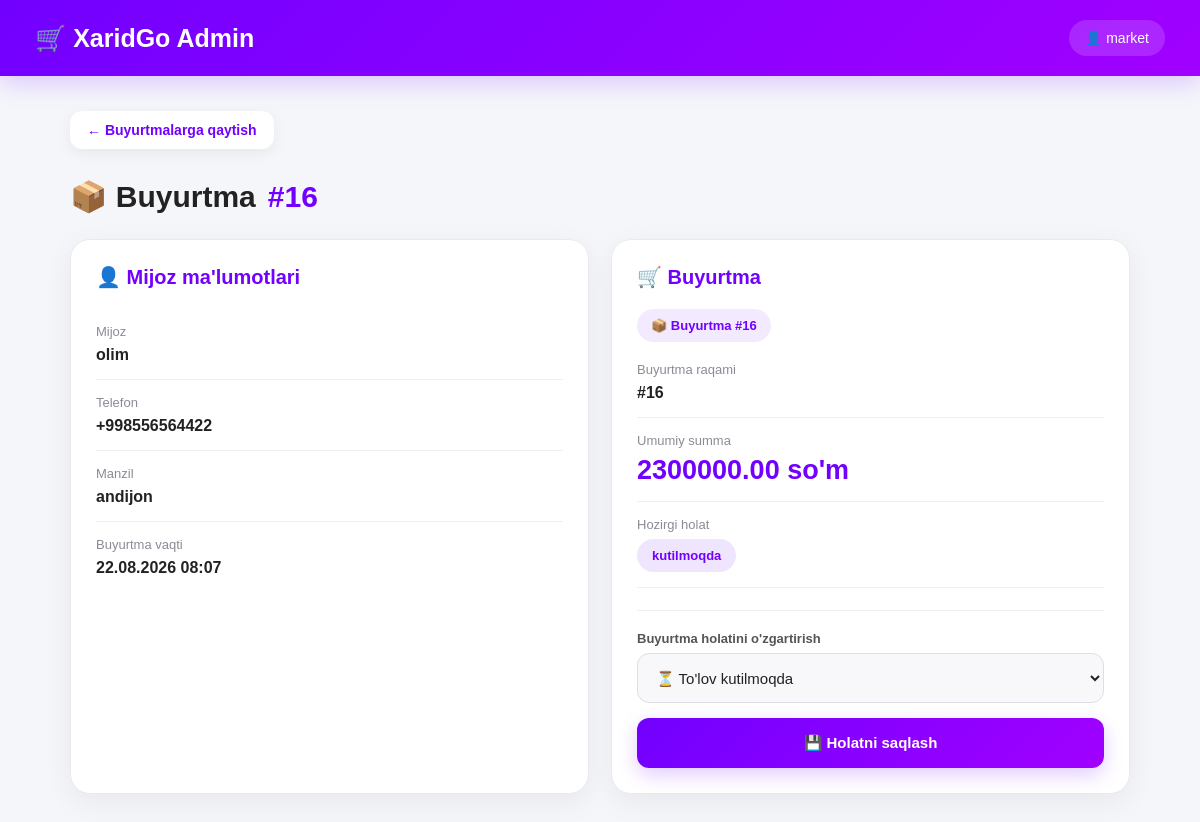
/admin-panel/orders/16/ (signed in), run on the app's committed database.
### Xaridapp/models.py (models this page shows, shortened)
class Order(models.Model):
    STATUS_CHOICES = [
        ("Kutilmoqda", "⏳ To'lov kutilmoqda"),
        ("To'langan", "✅ To'langan"),
        ("Qabul qilindi", "📦 Qabul qilindi"),
        ("Yuborildi", "🚚 Yuborildi"),
        ("Yetkazildi", "🎉 Yetkazildi"),
        ("Bekor qilindi", "❌ Bekor qilindi"),
    ]
    user = models.ForeignKey(
        settings.AUTH_USER_MODEL,
        on_delete=models.CASCADE,
        related_name="orders",
        null=True,
        blank=True
    )
    mijoz_nomi = models.CharField(
        max_length=100,
        verbose_name="Mijoz nomi"
    )
    telefon_raqami = models.CharField(
        max_length=20,
        verbose_name="Telefon raqami"
    )
    manzil = models.TextField(
        verbose_name="Manzil"
    )
    umumiy_narx = models.DecimalField(
        max_digits=12,
        decimal_places=2,
        verbose_name="Umumiy narx"
    )
    maqom = models.CharField(
        max_length=50,
        choices=STATUS_CHOICES,
        default="Kutilmoqda",
        verbose_name="Buyurtma holati"
    )
    yaratilgan_at = models.DateTimeField(
        auto_now_add=True,
        verbose_name="Yaratilgan vaqt"
    )
    inventory_restored = models.BooleanField(default=False)
    class Meta:
        verbose_name = "Buyurtma"
        verbose_name_plural = "Buyurtmalar"
        ordering = ["-yaratilgan_at"]

### Xaridapp/views.py (the view, shortened to what this page needs)
# urls.py: path("admin-panel/orders/<int:order_id>/", views.admin_order_detail, name="admin_order_detail"),
@staff_member_required(login_url="admin_login")
def admin_order_detail(request, order_id):
    order = get_object_or_404(
        Order,
        id=order_id
    )
    return render(
        request,
        "Xaridapp/admin_order_detail.html",
        {
            "order": order,
            "status_choices": Order.STATUS_CHOICES,
        }
    )

### Xaridapp/templates/Xaridapp/admin_order_detail.html (shortened to what this page needs)
<!DOCTYPE html>
<html lang="uz">
<head>
</head>
<body>
<header class="header">
    <div class="logo">
        🛒 XaridGo Admin
    </div>
    <div class="admin-user">
        👤 {{ request.user.username }}
    </div>
</header>
<div class="container">
    <a
        href="{% url 'admin_orders' %}"
        class="back"
    >
        ← Buyurtmalarga qaytish
    </a>
    <h1 class="page-title">
        📦
        Buyurtma
        <span class="order-number">
            #{{ order.id }}
        </span>
    </h1>
    <div class="grid">
        <div class="card">
            <h2>
                👤
                Mijoz ma'lumotlari
            </h2>
            <div class="row">
                <span class="label">
                    Mijoz
                </span>
                <span class="value">
                    {{ order.mijoz_nomi }}
                </span>
            </div>
            <div class="row">
                <span class="label">
                    Telefon
                </span>
                <span class="value">
                    {{ order.telefon_raqami }}
                </span>
            </div>
            <div class="row">
                <span class="label">
                    Manzil
                </span>
                <span class="value">
                    {{ order.manzil }}
                </span>
            </div>
            <div class="row">
                <span class="label">
                    Buyurtma vaqti
                </span>
                <span class="value">
                    {{ order.yaratilgan_at|date:"d.m.Y H:i" }}
                </span>
            </div>
        </div>
        <div class="card">
            <h2>
                🛒
                Buyurtma
            </h2>
            <div class="order-badge">
                📦 Buyurtma #{{ order.id }}
            </div>
            <div class="row">
                <span class="label">
                    Buyurtma raqami
                </span>
                <span class="value">
                    #{{ order.id }}
                </span>
            </div>
            <div class="row">
                <span class="label">
                    Umumiy summa
                </span>
                <div class="price">
                    {{ order.umumiy_narx }} so'm
                </div>
            </div>
            <div class="row">
                <span class="label">
                    Hozirgi holat
                </span>
                <span class="current">
                    {{ order.maqom }}
                </span>
            </div>
            <div class="status-form">
                <form method="POST">
                    <span class="label">
                        Buyurtma holatini o'zgartirish
                    </span>
                    <select name="maqom">
                        {% for value, label in status_choices %}
                            <option
                                value="{{ value }}"
                            >
                                {{ label }}
                            </option>
                        {% endfor %}
                    </select>
                    <button type="submit">
                        💾 Holatni saqlash
                    </button>
                </form>
            </div>
        </div>
    </div>
</div>
</body>
</html>

### Xaridapp/templates/Xaridapp/admin_order_detail.html (style rules this page uses)
* { box-sizing: border-box; }
body { margin: 0; font-family: Arial, sans-serif; background: #f5f6fa; color: #222; }
.header { height: 76px; padding: 0 35px; display: flex; align-items: center; justify-content: space-between; background: linear-gradient( 135deg, #7200ff, #a100ff ); color: white; box-shadow: 0 8px 25px rgba(112, 0, 255, .18); }
.logo { font-size: 25px; font-weight: 800; }
.admin-user { background: rgba(255,255,255,.15); padding: 10px 16px; border-radius: 20px; font-size: 14px; }
.container { max-width: 1100px; margin: auto; padding: 35px 20px 60px; }
.back { display: inline-flex; align-items: center; gap: 7px; padding: 11px 17px; background: white; color: #7200ff; border-radius: 12px; text-decoration: none; font-size: 14px; font-weight: 600; box-shadow: 0 4px 15px rgba(0,0,0,.06); transition: .2s; }
.page-title { margin: 30px 0 25px; display: flex; align-items: center; gap: 12px; color: #222; font-size: 30px; }
.order-number { color: #7200ff; }
.grid { display: grid; grid-template-columns: 1fr 1fr; gap: 22px; }
.card { background: white; border-radius: 20px; padding: 25px; border: 1px solid #e9e9ef; box-shadow: 0 8px 30px rgba(0,0,0,.06); transition: .2s; }
.card h2 { margin: 0 0 20px; font-size: 20px; color: #7200ff; display: flex; align-items: center; gap: 9px; }
.row { padding: 15px 0; border-bottom: 1px solid #eeeeF3; }
.row:last-child { border-bottom: none; }
.label { display: block; color: #8b8b96; font-size: 13px; margin-bottom: 7px; }
.value { display: block; color: #222; font-size: 16px; font-weight: 600; }
.price { color: #7200ff; font-size: 27px; font-weight: 800; }
.current { display: inline-flex; padding: 9px 15px; border-radius: 20px; background: #f0e5ff; color: #7200ff; font-size: 13px; font-weight: 700; }
select { width: 100%; height: 50px; padding: 0 14px; background: #f8f8fb; border: 1px solid #dedee7; border-radius: 12px; color: #222; font-size: 15px; outline: none; cursor: pointer; transition: .2s; }
button { width: 100%; height: 50px; margin-top: 15px; border: none; border-radius: 12px; background: linear-gradient( 135deg, #7200ff, #a100ff ); color: white; font-size: 15px; font-weight: 700; cursor: pointer; transition: .2s; box-shadow: 0 7px 20px rgba(114,0,255,.20); }
.status-form { margin-top: 22px; padding-top: 20px; border-top: 1px solid #eeeeF3; }
.status-form .label { font-weight: 600; color: #555; }
.order-badge { display: inline-flex; align-items: center; gap: 7px; padding: 9px 14px; margin-bottom: 5px; border-radius: 20px; background: #f3eaff; color: #7200ff; font-size: 13px; font-weight: 700; }

### Xaridapp/templates/Xaridapp/includes/page_transition.html (style rules this page uses)
body { animation: xaridgoPageEnter 0.5s ease-out both; }

### data on the page
Order: id "16", mijoz_nomi "olim", telefon_raqami "+998556564422", manzil "andijon", yaratilgan_at "22.08.2026 08:07", umumiy_narx "2300000.00", maqom "kutilmoqda"

### other printed values
{{ request.user.username }} "market"
form field maqom "⏳ To'lov kutilmoqda"
